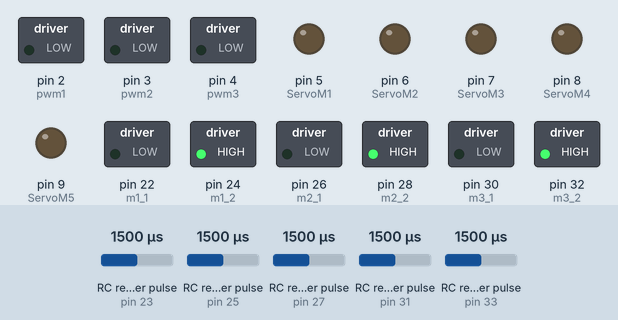
This sketch was run on a simulated Arduino Mega 2560, built with avr-gcc and run on an emulated ATmega2560. Shown: switched loads named in the sketch (green lamp = pin HIGH), output pins drawn as LEDs (lit = HIGH). Wiring (inferred from the names in the program): 5 × RC receiver channel: data pin 23 / data pin 25 / data pin 27 / data pin 31 / data pin 33. The inputs (shaded band) are chosen by the test bench; at power-on: RC receiver pulse (sensors on pin 23, pin 25, pin 27, pin 31, pin 33) 1500 µs. Pins used as bus, display or sensor lines are not drawn.

Above: at 1.2 s.
1.3 s: RC receiver pulse (sensor on pin 23) set to 1408 µs
2.8 s: RC receiver pulse (sensor on pin 23) set to 1377 µs
At 3.1 s:
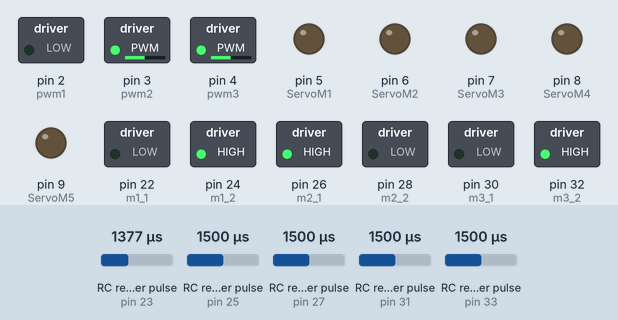
4.3 s: RC receiver pulse (sensor on pin 25) set to 1410 µs
5.8 s: RC receiver pulse (sensor on pin 25) set to 1386 µs
At 6.6 s:
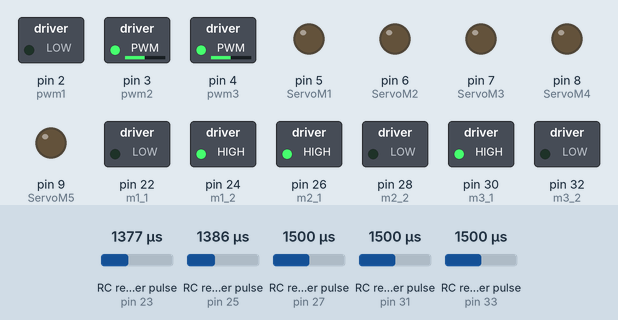
7.3 s: RC receiver pulse (sensor on pin 27) set to 1020 µs
At 7.7 s:
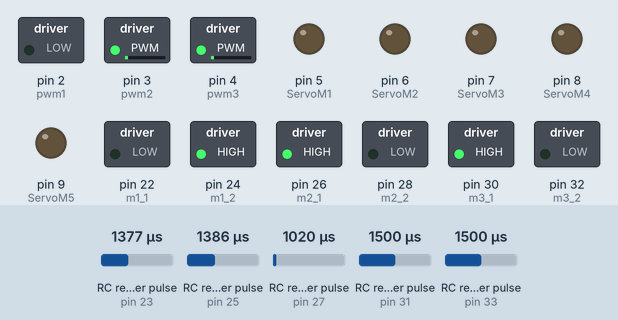
8.8 s: RC receiver pulse (sensor on pin 31) set to 1581 µs
10.3 s: RC receiver pulse (sensor on pin 31) set to 1612 µs
At 10.7 s:
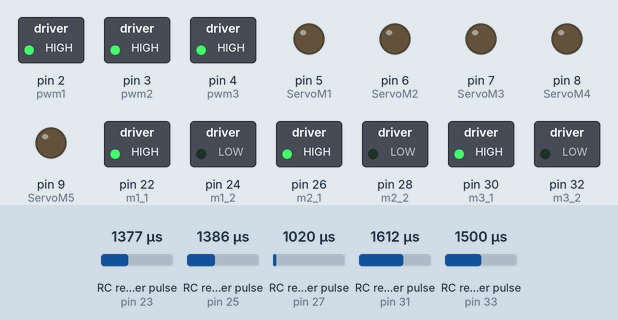
Timing chart, 0 to 12.8 s (numbered marks = the images above; inputs shaded):
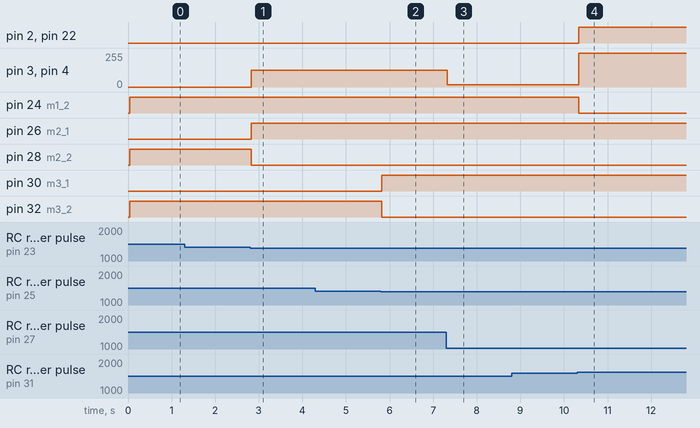

Measured:
- the behaviour switches between 1394 and 1393 µs on RC receiver pulse (sensor on pin 23) (found by bisection; images 0 and 1)
- the behaviour switches between 1395 and 1394 µs on RC receiver pulse (sensor on pin 25) (found by bisection; images 1 and 2)
- the behaviour switches between 1594 and 1595 µs on RC receiver pulse (sensor on pin 31) (found by bisection; images 3 and 4)
- after the input at 1.3 s, every drawn part: stays the same
- after the input at 2.8 s, pin 3 (pwm2), pin 4 (pwm3): 0/255 → 125/255 at once; pin 26 (m2_1): LOW → HIGH at once; pin 28 (m2_2): HIGH → LOW at once
- after the input at 4.3 s, every drawn part: stays the same
- after the input at 5.8 s, pin 30 (m3_1): LOW → HIGH at once; pin 32 (m3_2): HIGH → LOW at once
- after the input at 7.3 s, pin 3 (pwm2), pin 4 (pwm3): 125/255 → 17/255 at once
- after the input at 8.8 s, every drawn part: stays the same
- after the input at 10.3 s, pin 2 (pwm1), pin 22 (m1_1): LOW → HIGH at once; pin 3 (pwm2), pin 4 (pwm3): 17/255 → 255/255 at once; pin 24 (m1_2): HIGH → LOW at once

The sketch:

ControlTest.ino
```cpp
#include "configpin.h"
#include "configremote.h"
#include "motorDC.h"
#include "motorStepper.h"
int CH1 = 0;
int CH2 = 0;
int CH3 = 0;
int CH4 = 0;
int CH5 = 0;
int CH6 = 0;
int CH7 = 0;
int CH8 = 0;
int CH9 = 0;
void setup() {
  intital();
  //Serial.begin(115200);

}
byte command = 0;
void loop() {

  CH5 =  pulseIn(ch5, HIGH);
  CH6 =  pulseIn(ch6, HIGH);


  if (CH5 <= MID + Error &&  CH6 <= MID + Error ) {
    command = 1;
    //Serial.println("mode 1");
  } else if (CH5 <= MID + Error &&  (CH6 >= MID + Error  )) {
    command  = 2;
    //Serial.println("mode 2");
  }
  else if (CH5 >= MID + Error &&  (CH6 <= MID + Error  )) {
    command  = 3;
    //Serial.println("mode 3");
  }

  else if (CH5 >= MID + Error &&  (CH6 >= MID + Error  )) {
    command  = 4;
    //Serial.println("mode 4");
  }


  switch (command) {
    case 1  : {
        CH1 =  pulseIn(ch1, HIGH);
        CH2 =  pulseIn(ch2, HIGH);
        CH3 =  pulseIn(ch3, HIGH);
        int  val = map(CH3, MAXCH3, MINCH3, 0, 255);
        //Serial.println(val);
        if ((CH2 <= MIDCH2 + Error ) && (CH2 >= MIDCH2 - Error) && (CH1 <= MIDCH1 + Error ) && (CH1 >= MIDCH1 - Error)  ) {
          //Serial.println("IDLE Car ");
          motor_1Go(CCW, 0);
          motor_2Go(CCW, 0);
          motor_3Go(CCW, 0);

        }

        else if ((CH2 >= MIDCH2 + Error)) {
          //Serial.println("reward");
          //motor_1Go(CCW, val);
          motor_2Go(CCW, val);
          motor_3Go(CCW, val);

        }  else if ((CH2 <= MIDCH2 - Error)) {
          //Serial.println("forward");
          //   motor_1Go(CW, val);
          motor_2Go(CW, val);
          motor_3Go(CW, val);


        }
        else if ((CH1 >= MIDCH1 + Error)) {
          //Serial.println("Right");
          //  motor_1Go(CCW, val);
          motor_2Go(CCW, val);
          motor_3Go(CW, val);


        }  else if ((CH1 <= MIDCH1 - Error)) {
          //Serial.println("Left");
          //    motor_1Go(CW, val);
          motor_2Go(CW, val);
          motor_3Go(CCW, val);


        }

        break;
      }
    case 2 : {
        CH2 =  pulseIn(ch2, HIGH);
        if ((CH2 <= MIDCH2 + Error ) && (CH2 >= MIDCH2 - Error)) {
          motor_1Go(CW, 0);
          motor_2Go(CW, 0);
          motor_3Go(CW, 0);

        }

        else if ((CH2 >= MIDCH2 + Error)) {
          //Serial.println("reward");
          motor_1Go(CCW, 255);


        }  else if ((CH2 <= MIDCH2 - Error)) {
          //Serial.println("forward");
          motor_1Go(CW, 255);


        }

        break;
      }
    case 3 : {
        CH2 =  pulseIn(ch2, HIGH);
        if ((CH2 <= MIDCH2 + Error ) && (CH2 >= MIDCH2 - Error)) {
          motor_1Go(CW, 0);
          motor_2Go(CW, 0);
          motor_3Go(CW, 0);
        }

        else if ((CH2 >= MIDCH2 + Error)) {
          //Serial.println("reward");
          motor_1Go(CCW, 255);
          motor_2Go(CCW, 255);
          motor_3Go(CCW, 255);

        }  else if ((CH2 <= MIDCH2 - Error)) {
          //Serial.println("forward");
          motor_1Go(CW, 255);
          motor_2Go(CW, 255);
          motor_3Go(CW, 255);

        }
        break;
      }
    case 4: { // motion control up down by ch2 left right by ch1  speed by ch 3 keep by ch 8
        CH1 =  pulseIn(ch1, HIGH);
        CH2 =  pulseIn(ch2, HIGH);
        CH3 =  pulseIn(ch3, HIGH);
        CH8 =  pulseIn(ch8, HIGH);

        int  val = map(CH3, MAXCH3, MINCH3, 50, 255);

        if ((CH2 <= MIDCH2 + Error ) && (CH2 >= MIDCH2 - Error) && (CH1 <= MIDCH1 + Error ) && (CH1 >= MIDCH1 - Error)  ) {
          //Serial.println("IDLE ARM ");
        }

        else if ((CH2 >= MIDCH2 + Error)) {
          //Serial.println("reward");
          motorStep_1Go(20, CW, val);
          motorStep_2Go(20, CCW, val);
          motorStep_3Go(20, CCW, val);

        }  else if ((CH2 <= MIDCH2 - Error)) {
          //  Serial.println("forward");
          motorStep_1Go(20, CCW, val);
          motorStep_2Go(20, CW, val);
          motorStep_3Go(20, CW, val);
        }
        else if ((CH1 >= MIDCH1 + Error)) {
          //Serial.println("Right");


        }  else if ((CH1 <= MIDCH1 - Error)) {
          //Serial.println("Left");


        }

        break;
      }

    default : {
        ////Serial.println("error");
        break;
      }


  }

}
```

motorDC.h
```cpp
#define CW 1
#define CCW 0

void motor_1Go(byte x, byte speeds) {
  if (x == 1) {
    digitalWrite(m1_1, 1);
    digitalWrite(m1_2, 0);
    analogWrite(pwm1, speeds);

  } else {
    digitalWrite(m1_1, 0);
    digitalWrite(m1_2, 1);
    analogWrite(pwm1, speeds);
  }

}

void motor_2Go(byte x, byte speeds) {
  if (x == 1) {
    digitalWrite(m2_1, 1);
    digitalWrite(m2_2, 0);
    analogWrite(pwm2, speeds);

  } else {
    digitalWrite(m2_1, 0);
    digitalWrite(m2_2, 1);
    analogWrite(pwm2, speeds);
  }

}


void motor_3Go(byte x, byte speeds) {
  if (x == 1) {
    digitalWrite(m3_1, 1);
    digitalWrite(m3_2, 0);
    analogWrite(pwm3, speeds);

  } else {
    digitalWrite(m3_1, 0);
    digitalWrite(m3_2, 1);
    analogWrite(pwm3, speeds);
  }

}
```

motorStepper.h
```cpp
// TB6600
#define CW 1
#define CCW 0

void motorStep_1Go(int cycle, byte spins, int speeds) {
  int i = 0;
  int cycles = map(cycle, 0, 360, 0, 6400);
  while (i != cycles) {
    digitalWrite(DIRM1, spins);
    digitalWrite(ENAM1, HIGH);
    digitalWrite(PULM1, HIGH);
    delayMicroseconds(speeds);
    digitalWrite(PULM1, LOW);
    delayMicroseconds(speeds);
    i++;
  }

}

void motorStep_2Go(int cycle, byte spins, int speeds) {
  int i = 0;
  int cycles = map(cycle, 0, 360, 0, 6400);
  while (i != cycles) {
    digitalWrite(DIRM2, spins);
    digitalWrite(ENAM2, HIGH);
    digitalWrite(PULM2, HIGH);
    delayMicroseconds(speeds);
    digitalWrite(PULM2, LOW);
    delayMicroseconds(speeds);
    i++;
  }

}


void motorStep_3Go(int cycle, byte spins, int speeds) {
  int i = 0;
  int cycles = map(cycle, 0, 360, 0, 6400);
  while (i != cycles) {
    digitalWrite(DIRM3, spins);
    digitalWrite(ENAM3, HIGH);
    digitalWrite(PULM3, HIGH);
    delayMicroseconds(speeds);
    digitalWrite(PULM3, LOW);
    delayMicroseconds(speeds);
    i++;
  }

}
```

configpin.h
```cpp
#define ch1  23
#define ch2 25
#define ch3  27
#define ch4  29

#define ch5 31
#define ch6 33
#define ch7  35
#define ch8  37
#define ch9  39


#define m1_1 22
#define m1_2 24
#define pwm1 2

#define m2_1 26
#define m2_2 28
#define pwm2 3

#define m3_1 30
#define m3_2 32
#define pwm3 4


#define PULM1 34
#define DIRM1 36
#define ENAM1 38
#define powerM1 40

#define PULM2 42
#define DIRM2 44
#define ENAM2 46
#define powerM2 48


#define PULM3 47
#define DIRM3 45
#define ENAM3 43
#define powerM3 41


#define PULM4 52
#define DIRM4 53
#define ENAM4 51
#define powerM4 49


#define ServoM1 5
#define ServoM2 6
#define ServoM3 7
#define ServoM4 8
#define ServoM5 9
#define ServoM6 10


void intital() {
  // begin DC motor
  pinMode(m1_1, OUTPUT); // motor DC 1
  pinMode(m1_2, OUTPUT);
  pinMode(pwm1, OUTPUT);

  pinMode(m2_1, OUTPUT); // motor DC 2
  pinMode(m2_2, OUTPUT);
  pinMode(pwm2, OUTPUT);

  pinMode(m3_1, OUTPUT); // motor DC 3
  pinMode(m3_2, OUTPUT);
  pinMode(pwm3, OUTPUT);

  // end DC motor

  // begin Stepper Motor
  pinMode(PULM1, OUTPUT); //motor Step 1
  pinMode(DIRM1, OUTPUT);
  pinMode(ENAM1, OUTPUT);
  pinMode(powerM1,OUTPUT);
  digitalWrite(powerM1,HIGH);

  pinMode(PULM2, OUTPUT); //motor Step 2
  pinMode(DIRM2, OUTPUT);
  pinMode(ENAM2, OUTPUT);
  pinMode(powerM2,OUTPUT);
  digitalWrite(powerM2,HIGH);


  pinMode(PULM3, OUTPUT); //motor Step 3
  pinMode(DIRM3, OUTPUT);
  pinMode(ENAM3, OUTPUT);
  pinMode(powerM3,OUTPUT);
  digitalWrite(powerM3,HIGH);

  pinMode(PULM4, OUTPUT);  //motor Step 4
  pinMode(DIRM4, OUTPUT);
  pinMode(ENAM4, OUTPUT);
  pinMode(powerM4,OUTPUT);
  digitalWrite(powerM4,HIGH);
  // end  Stepper Motor

  // begin Servo motor
  pinMode(ServoM1, OUTPUT);  //motor Servo 1
  pinMode(ServoM2, OUTPUT);  //motor Servo 2
  pinMode(ServoM3, OUTPUT); //motor Servo 3
  pinMode(ServoM4, OUTPUT); //motor Servo 4
  pinMode(ServoM5, OUTPUT); //motor Servo 5
  pinMode(ServoM6, OUTPUT); //motor Servo 6
  // end   Servo motor

}
```

configremote.h
```cpp
#define MAX  1920
#define MID  1495
#define MIN  1080

#define MAXCH1  1920
#define MIDCH1  1495
#define MINCH1  1080

#define MAXCH2  1920
#define MIDCH2  1495
#define MINCH2  1080

#define MAXCH3  1910
#define MINCH3  1080

#define MAXCH4  1910
#define MIDCH4  1490
#define MINCH4  1080

#define Error   100
```
